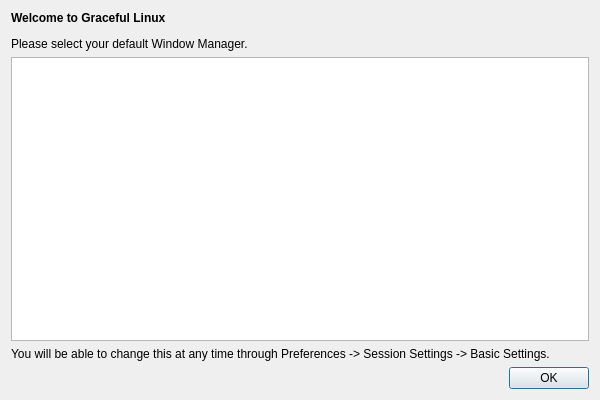
<?xml version="1.0" encoding="UTF-8"?>
<ui version="4.0">
 <class>WMSelectDialog</class>
 <widget class="QDialog" name="WMSelectDialog">
  <property name="geometry">
   <rect>
    <x>0</x>
    <y>0</y>
    <width>600</width>
    <height>400</height>
   </rect>
  </property>
  <property name="windowTitle">
   <string>Welcome to Graceful Linux</string>
  </property>
  <layout class="QVBoxLayout" name="verticalLayout">
   <item>
    <widget class="QLabel" name="label">
     <property name="text">
      <string>&lt;html&gt;&lt;head/&gt;&lt;body&gt;&lt;p&gt;&lt;span style=&quot; font-weight:600;&quot;&gt;Welcome to Graceful Linux&lt;/span&gt;&lt;/p&gt;&lt;p&gt;Please select your default Window Manager.&lt;/p&gt;&lt;/body&gt;&lt;/html&gt;</string>
     </property>
     <property name="wordWrap">
      <bool>true</bool>
     </property>
    </widget>
   </item>
   <item>
    <widget class="QTreeWidget" name="wmList">
     <property name="font">
      <font>
       <weight>50</weight>
       <bold>false</bold>
      </font>
     </property>
     <property name="editTriggers">
      <set>QAbstractItemView::NoEditTriggers</set>
     </property>
     <property name="alternatingRowColors">
      <bool>true</bool>
     </property>
     <property name="rootIsDecorated">
      <bool>false</bool>
     </property>
     <property name="uniformRowHeights">
      <bool>true</bool>
     </property>
     <property name="allColumnsShowFocus">
      <bool>true</bool>
     </property>
     <property name="columnCount">
      <number>2</number>
     </property>
     <attribute name="headerVisible">
      <bool>false</bool>
     </attribute>
     <column>
      <property name="text">
       <string notr="true">1</string>
      </property>
     </column>
     <column>
      <property name="text">
       <string notr="true">2</string>
      </property>
     </column>
    </widget>
   </item>
   <item>
    <widget class="QLabel" name="label_2">
     <property name="text">
      <string>You will be able to change this at any time through Preferences -&gt; Session Settings -&gt; Basic Settings.</string>
     </property>
     <property name="wordWrap">
      <bool>true</bool>
     </property>
    </widget>
   </item>
   <item>
    <widget class="QDialogButtonBox" name="buttonBox">
     <property name="orientation">
      <enum>Qt::Horizontal</enum>
     </property>
     <property name="standardButtons">
      <set>QDialogButtonBox::Ok</set>
     </property>
    </widget>
   </item>
  </layout>
 </widget>
 <resources/>
 <connections>
  <connection>
   <sender>buttonBox</sender>
   <signal>accepted()</signal>
   <receiver>WMSelectDialog</receiver>
   <slot>accept()</slot>
   <hints>
    <hint type="sourcelabel">
     <x>248</x>
     <y>254</y>
    </hint>
    <hint type="destinationlabel">
     <x>157</x>
     <y>274</y>
    </hint>
   </hints>
  </connection>
  <connection>
   <sender>buttonBox</sender>
   <signal>rejected()</signal>
   <receiver>WMSelectDialog</receiver>
   <slot>reject()</slot>
   <hints>
    <hint type="sourcelabel">
     <x>316</x>
     <y>260</y>
    </hint>
    <hint type="destinationlabel">
     <x>286</x>
     <y>274</y>
    </hint>
   </hints>
  </connection>
 </connections>
</ui>
